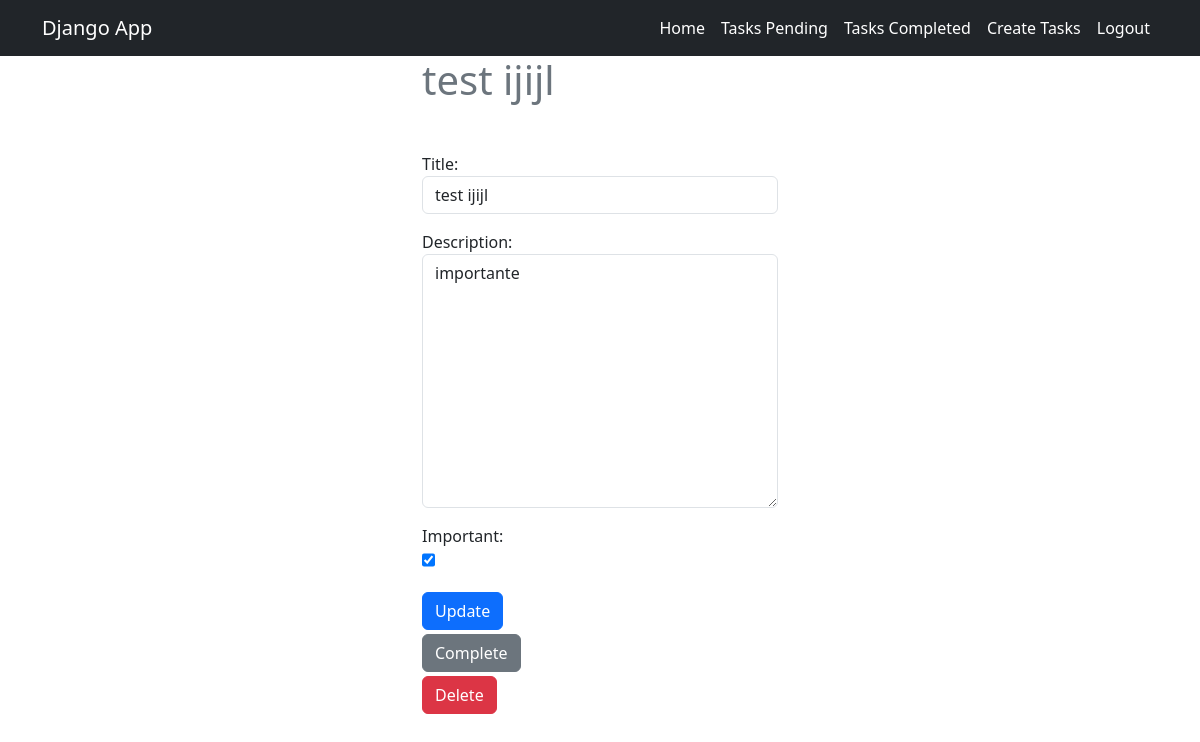
The page /tasks/10 (signed in) on the database its author committed.
### tasks/models.py (models this page shows, shortened)
class Task(models.Model):
    title = models.CharField(max_length=100)
    description = models.TextField(blank=True)
    created = models.DateTimeField(auto_now_add=True)
    datecompleted = models.DateTimeField(null=True, blank=True)
    important = models.BooleanField(default=False)
    user = models.ForeignKey(User, on_delete= models.CASCADE)

### tasks/views.py (the view, shortened to what this page needs)
# urls.py: path('tasks/<int:task_id>', views.task_detail, name='task_detail'),
@login_required
def task_detail(request, task_id):
    if request.method == 'GET':
        task = get_object_or_404(Task, pk=task_id, user=request.user)
        form = TaskForm(instance=task)
        return render(request, 'task_detail.html', {'task': task, 'form': form})

### tasks/forms.py
class TaskForm(forms.ModelForm):
    class Meta:
        model = Task
        fields = ['title', 'description', 'important']
        widgets ={
            'title' :forms.TextInput(attrs={'class': 'form-control', 'placeholder': 'Write a title'}),
            'description' :forms.Textarea(attrs={'class': 'form-control', 'placeholder': 'Write a description'}),
            'important' :forms.CheckboxInput(attrs={'class': 'form-check form-switch'})
        }

### tasks/templates/task_detail.html (shortened to what this page needs)
{% extends 'base.html' %}
{% block content %}
<main class="container">
    <div class="row">
        <div class="col-md-4 offset-md-4">
            <h1 class="text-secondary">{{task.title}}</h1>
            <div class="mt-5 justify-content-between">
                <form method="post">
                    {{form.as_p}}
                    <button class="btn btn-primary mt-1"> Update</button>
                </form>
                <form action="{% url 'complete_task' task.id %}" method="post">
                    <button class="btn btn-secondary mt-1">Complete</button>
                </form>
                <form action="{% url 'delete_task' task.id %}" method="post">
                    <button class="btn btn-danger mt-1">Delete</button>
                </form>
            </div>
        </div>
    </div>
</main>
{% endblock %}

### rows shown on the page
Task: title "test ijijl", description "importante", important "☑"
